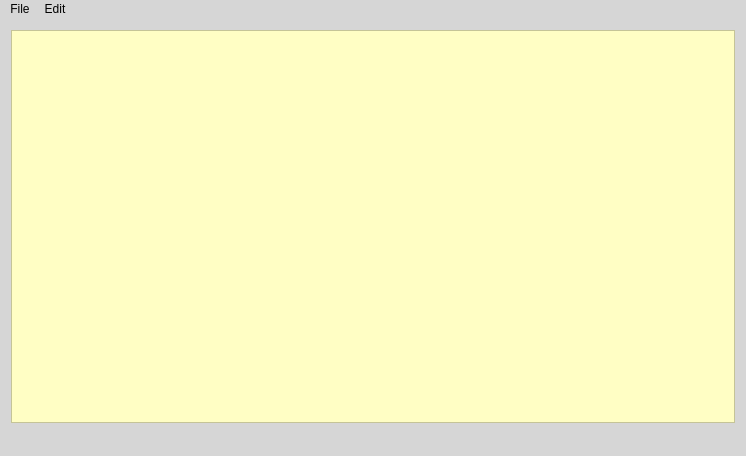
<?xml version="1.0" encoding="UTF-8"?>
<ui version="4.0">
 <class>MyNotepad</class>
 <widget class="QMainWindow" name="MyNotepad">
  <property name="geometry">
   <rect>
    <x>0</x>
    <y>0</y>
    <width>746</width>
    <height>456</height>
   </rect>
  </property>
  <property name="cursor">
   <cursorShape>PointingHandCursor</cursorShape>
  </property>
  <property name="windowTitle">
   <string>NotePad</string>
  </property>
  <property name="styleSheet">
   <string notr="true">background-color: rgb(214, 214, 214);</string>
  </property>
  <widget class="QWidget" name="centralWidget">
   <layout class="QVBoxLayout" name="verticalLayout">
    <item>
     <widget class="QTextEdit" name="textEdit">
      <property name="font">
       <font>
        <pointsize>14</pointsize>
       </font>
      </property>
      <property name="styleSheet">
       <string notr="true">background-color: rgb(255, 254, 196);</string>
      </property>
      <property name="frameShadow">
       <enum>QFrame::Sunken</enum>
      </property>
      <property name="lineWidth">
       <number>1</number>
      </property>
      <property name="tabStopWidth">
       <number>80</number>
      </property>
     </widget>
    </item>
   </layout>
  </widget>
  <widget class="QMenuBar" name="menuBar">
   <property name="geometry">
    <rect>
     <x>0</x>
     <y>0</y>
     <width>746</width>
     <height>22</height>
    </rect>
   </property>
   <widget class="QMenu" name="menuFile">
    <property name="title">
     <string>File</string>
    </property>
    <addaction name="actionNew"/>
    <addaction name="actionOpen"/>
    <addaction name="actionSave"/>
    <addaction name="actionSave_as"/>
    <addaction name="actionPrint"/>
    <addaction name="separator"/>
    <addaction name="actionExit"/>
   </widget>
   <widget class="QMenu" name="menuEdit">
    <property name="title">
     <string>Edit</string>
    </property>
    <addaction name="actionCopy"/>
    <addaction name="actionCut"/>
    <addaction name="actionPaste"/>
    <addaction name="separator"/>
    <addaction name="actionUndo"/>
    <addaction name="actionRedo"/>
    <addaction name="actionFont"/>
   </widget>
   <addaction name="menuFile"/>
   <addaction name="menuEdit"/>
  </widget>
  <widget class="QStatusBar" name="statusBar"/>
  <action name="actionNew">
   <property name="icon">
    <iconset resource="mynotepad.qrc">
     <normaloff>:/images/new.png</normaloff>:/images/new.png</iconset>
   </property>
   <property name="text">
    <string>New</string>
   </property>
   <property name="toolTip">
    <string>New text document</string>
   </property>
   <property name="shortcut">
    <string>Ctrl+N</string>
   </property>
  </action>
  <action name="actionOpen">
   <property name="text">
    <string>Open</string>
   </property>
   <property name="toolTip">
    <string>Open file</string>
   </property>
   <property name="shortcut">
    <string>Ctrl+O</string>
   </property>
  </action>
  <action name="actionSave">
   <property name="text">
    <string>Save</string>
   </property>
   <property name="toolTip">
    <string>Save file</string>
   </property>
   <property name="shortcut">
    <string>Ctrl+S</string>
   </property>
  </action>
  <action name="actionSave_as">
   <property name="text">
    <string>Save as</string>
   </property>
   <property name="toolTip">
    <string>Save file as</string>
   </property>
   <property name="shortcut">
    <string>Alt+S</string>
   </property>
  </action>
  <action name="actionPrint">
   <property name="text">
    <string>Print</string>
   </property>
   <property name="toolTip">
    <string>Print file</string>
   </property>
   <property name="shortcut">
    <string>Ctrl+P</string>
   </property>
  </action>
  <action name="actionExit">
   <property name="icon">
    <iconset theme="exit.png">
     <normaloff>.</normaloff>.</iconset>
   </property>
   <property name="text">
    <string>Exit</string>
   </property>
   <property name="toolTip">
    <string>Exit notepad</string>
   </property>
  </action>
  <action name="actionCopy">
   <property name="text">
    <string>Copy</string>
   </property>
   <property name="shortcut">
    <string>Ctrl+C</string>
   </property>
  </action>
  <action name="actionCut">
   <property name="text">
    <string>Cut</string>
   </property>
   <property name="shortcut">
    <string>Ctrl+X</string>
   </property>
  </action>
  <action name="actionPaste">
   <property name="text">
    <string>Paste</string>
   </property>
   <property name="shortcut">
    <string>Ctrl+V</string>
   </property>
  </action>
  <action name="actionUndo">
   <property name="text">
    <string>Undo</string>
   </property>
   <property name="shortcut">
    <string>Ctrl+Z</string>
   </property>
  </action>
  <action name="actionRedo">
   <property name="text">
    <string>Redo</string>
   </property>
   <property name="shortcut">
    <string>Ctrl+Y</string>
   </property>
  </action>
  <action name="actionFont">
   <property name="text">
    <string>Font</string>
   </property>
   <property name="shortcut">
    <string>Ctrl+F</string>
   </property>
  </action>
  <action name="actionItalic">
   <property name="checkable">
    <bool>true</bool>
   </property>
   <property name="icon">
    <iconset resource="mynotepad.qrc">
     <normaloff>:/images/italic.png</normaloff>:/images/italic.png</iconset>
   </property>
   <property name="text">
    <string>Italic</string>
   </property>
   <property name="toolTip">
    <string>Italic font</string>
   </property>
   <property name="shortcut">
    <string>Ctrl+I</string>
   </property>
  </action>
  <action name="actionBold">
   <property name="checkable">
    <bool>true</bool>
   </property>
   <property name="icon">
    <iconset resource="mynotepad.qrc">
     <normaloff>:/images/bold.png</normaloff>:/images/bold.png</iconset>
   </property>
   <property name="text">
    <string>actionBold</string>
   </property>
   <property name="toolTip">
    <string>Bold</string>
   </property>
   <property name="shortcut">
    <string>Ctrl+B</string>
   </property>
  </action>
  <action name="actionUnderline">
   <property name="checkable">
    <bool>true</bool>
   </property>
   <property name="icon">
    <iconset resource="mynotepad.qrc">
     <normaloff>:/images/underline.png</normaloff>:/images/underline.png</iconset>
   </property>
   <property name="text">
    <string>Underline</string>
   </property>
   <property name="toolTip">
    <string>Underline</string>
   </property>
   <property name="shortcut">
    <string>Ctrl+U</string>
   </property>
  </action>
  <action name="actionAbout">
   <property name="icon">
    <iconset resource="mynotepad.qrc">
     <normaloff>:/images/info.png</normaloff>:/images/info.png</iconset>
   </property>
   <property name="text">
    <string>About</string>
   </property>
   <property name="toolTip">
    <string>About Notepad</string>
   </property>
  </action>
 </widget>
 <layoutdefault spacing="6" margin="11"/>
 <resources>
  <include location="mynotepad.qrc"/>
 </resources>
 <connections/>
</ui>
